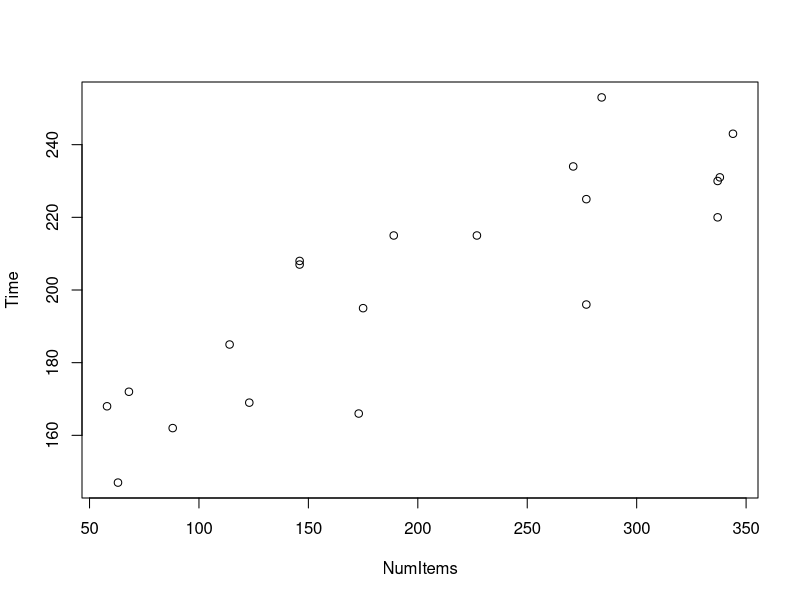
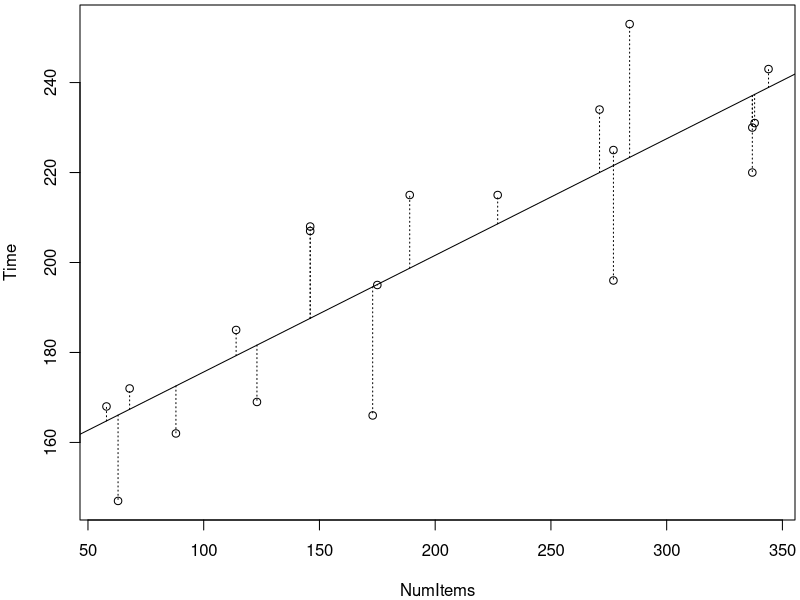
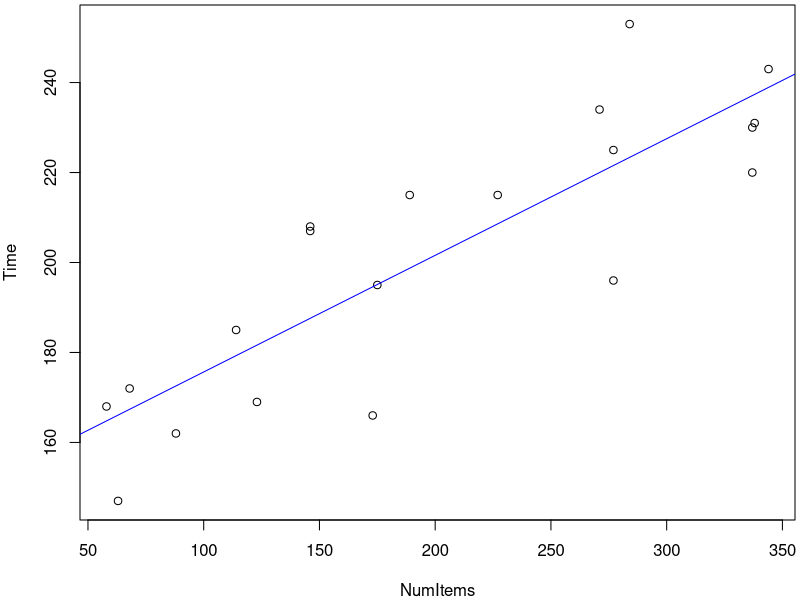
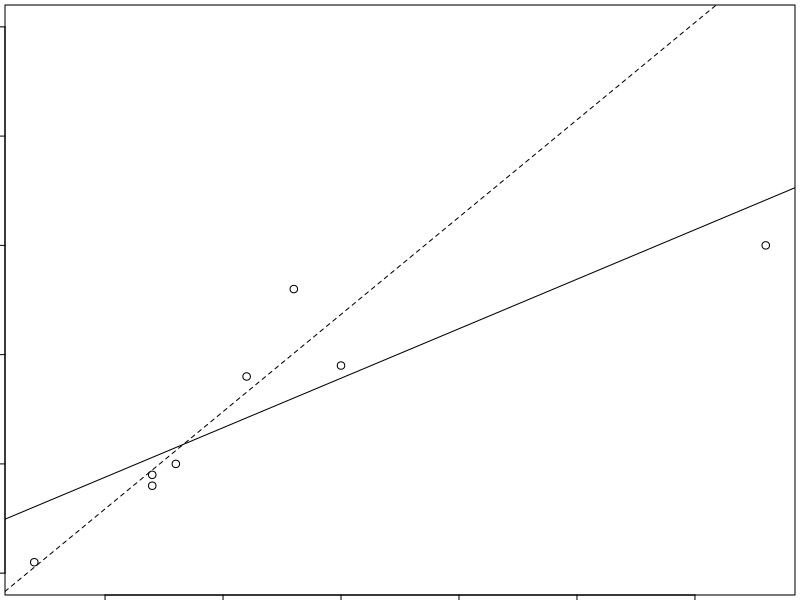
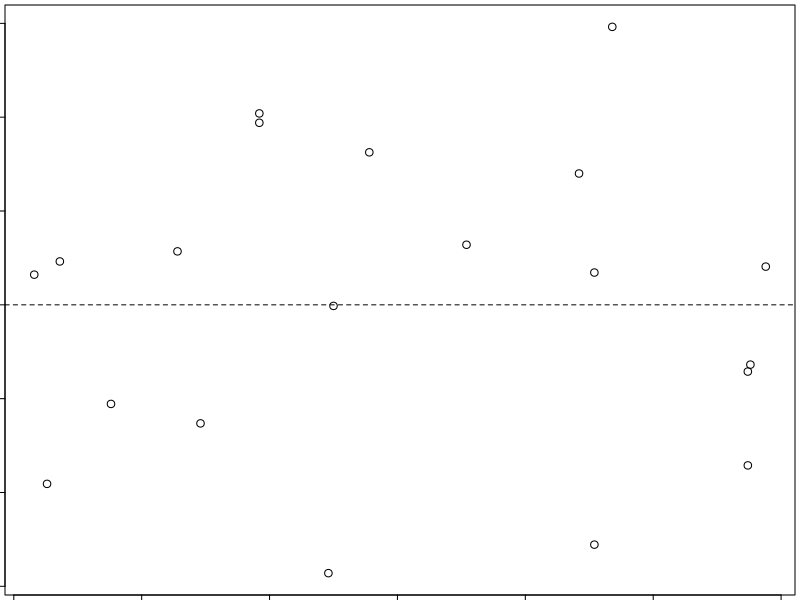
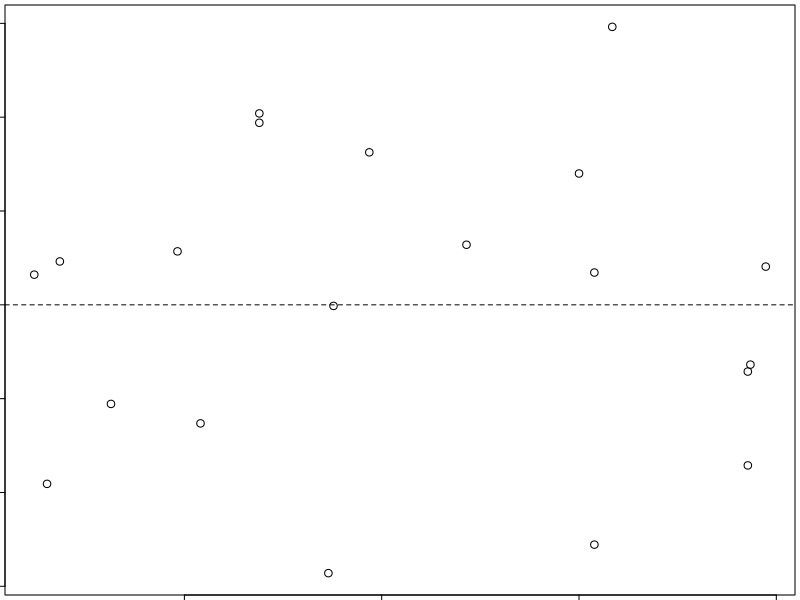
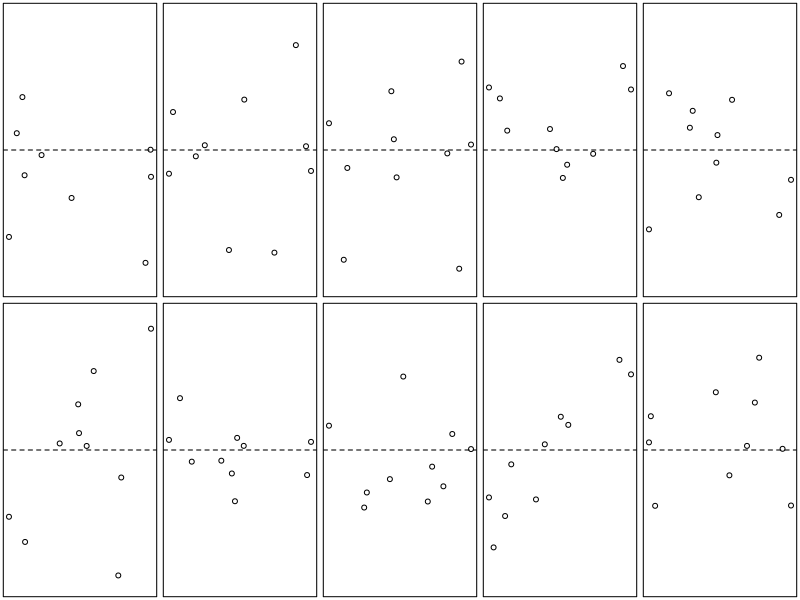
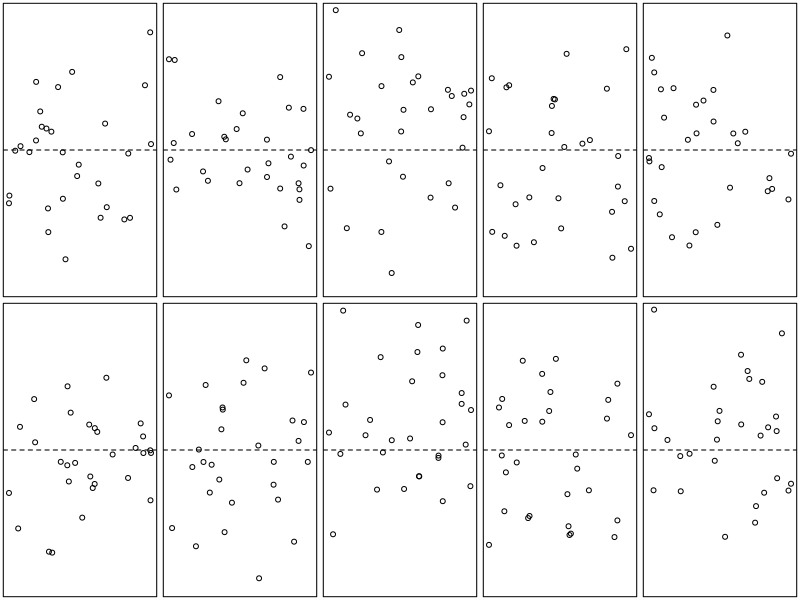

Recreate these plots in R, in order.
## ---- chunk 1
# use for beamer
knitr::opts_chunk$set(fig.width=4, fig.height=3, fig.align='center',warning=FALSE, message=FALSE)
library(knitr)
library(car)
# use for word
# knitr::opts_chunk$set(fig.width=4, fig.height=3,warning=FALSE, message=FALSE)

# save par defaults
.pardefaults <- par()

# Ott 11.45
dose <- rep(c(2,4,8,16,32,64),c(3,2,2,3,2,3))
strength <- c(5,7,3,10,14,15,17,20,21,19,23,29,28,31,30)
drug <- data.frame(dose,strength)
# Ott 11.12
speed <- rep(c(60,80,100,120,140),each=4)
lifetime <- .1*c(46,38,49,45,47,58,55,54,50,45,32,48,41,45,40,38,36,30,35,34) 
drills <- data.frame(speed,lifetime)

# example is from these lecture notes
# http://scc.stat.ucla.edu/page_attachments/0000/0139/reg_1.pdf
#
# data is from Simon Sheather book "A Modern Approach to Regression with R"
#production <- read.table("http://www.stat.tamu.edu/~sheather/book/docs#/datasets/production.txt", header=T, sep="")
production <- read.table('./production.txt',header=T,sep="")
production <- production[,c(3,2)]
names(production)<-c("NumItems","Time")
## ---- chunk 2
head(production)
## ---- chunk 3
with(production,plot(NumItems,Time))
## ---- chunk 4
with(production, cor.test( NumItems, Time)$estimate )
## ---- chunk 5
linear.model <- lm(Time~NumItems,data=production)
fits <- linear.model$fitted
par(mar=c(4,4,.25,.25))
with(production,plot(NumItems,Time))
abline(linear.model)
segments(x0=production$NumItems,y0=fits,x1=production$NumItems,y1=production$Time,lty="dotted")
## ---- chunk 6
# this is just tricks to trim the output to fit on one slide
linear.model <- with( production, lm( Time ~ NumItems ) )
require(utils)
tmp <- noquote( 
  capture.output( 
    summary(linear.model)
    )
  )
write.table(tmp[9:12],quote=F,row.names=F,col.names=F)
## ---- chunk 7
with( production, plot( NumItems, Time) )
abline( linear.model, col = 'blue' )
## ---- chunk 8
linear.model$coef[1]
linear.model$coef[2]
## ---- chunk 9
new <- data.frame( NumItems = seq(50,350,by=50) )
new$Time <- predict( linear.model, new )
new
## ---- chunk 10
par(mar=c(.25,.25,.25,.25),mfrow=c(1,1))
## ---- chunk 11
x <- c(2,7,7,8,11,13,15,33); y <- c(1,9,8,10,18,26,19,30)
plot( x, y, ylim=c(0,50) )
mod1 <- lm( y~x ); mod2 <- lm( y[-8] ~ x[-8] )
abline(mod1); abline(mod2,lty='dashed')
## ---- chunk 12
resids <- linear.model$resid # extract residuals from model
NumItems <- production$NumItems
Time <- production$Time
TimeFit <- linear.model$fitted.values
## ---- chunk 13
plot(NumItems,resids); abline(h=0,lty='dashed')
## ---- chunk 14
plot(TimeFit, resids); abline( h=0, lty='dashed')
## ---- chunk 15
n <- 10
par(mfrow=c(2,5))
par(mar=c(.25,.25,.25,.25))
for (i in 1:10){
  x <- runif(n)
  y <- rnorm(n)
  plot(x,y,xaxt='n',yaxt='n',ylim=c(-2.5,2.5)); abline( h = 0, lty='dashed',xaxt='n',yaxt='n')
}
par(mfrow=c(1,1))
## ---- chunk 16
n <- 30
par(mfrow=c(2,5))
par(mar=c(.25,.25,.25,.25))
for (i in 1:10){
  x <- runif(n)
  y <- rnorm(n)
  plot(x,y,xaxt='n',yaxt='n',ylim=c(-2.5,2.5)); abline( h = 0, lty='dashed',xaxt='n',yaxt='n')
}
par(mfrow=c(1,1))
## ---- chunk 17
n <- 100
par(mfrow=c(2,5))
par(mar=c(.25,.25,.25,.25))
for (i in 1:10){
  x <- runif(n)
  y <- rnorm(n)
  plot(x,y,xaxt='n',yaxt='n',ylim=c(-2.5,2.5)); abline( h = 0, lty='dashed',xaxt='n',yaxt='n')
}
par(mfrow=c(1,1))
## ---- chunk 18
par(mfrow=c(2,2))
par(mar=c(.25,.25,.25,.25))
n <- 100

# fanning
x <- sort(10*runif(n))
y <- rnorm(n)*x
plot(x,y,xaxt='n',yaxt='n'); abline(h=0,lty='dashed')

# fanning other direction with curvature
x <- sort(10*runif(n))
y <- rnorm(n)*((10-x)/2.5)^2
plot(x,y,xaxt='n',yaxt='n'); abline(h=0,lty='dashed')

# fanning
x <- sort(10*runif(n))
y <- rnorm(n)*sqrt(x)
plot(x,y,xaxt='n',yaxt='n'); abline(h=0,lty='dashed')

# fanning
x <- sort(10*runif(n))
y <- rnorm(n)*(5-abs(5-x))
plot(x,y,xaxt='n',yaxt='n'); abline(h=0,lty='dashed')

## ---- chunk 19

n <- 10
par(mfrow=c(2,5))
par(mar=c(.25,.25,.25,.25))
for (i in 1:10){
  x <- sort(runif(n))
  y <- rnorm(n)*x
  plot(x,y,xaxt='n',yaxt='n',ylim=c(-1.5,1.5)); abline( h = 0, lty='dashed',xaxt='n',yaxt='n')
}
par(mfrow=c(1,1))
## ---- chunk 20

n <- 30
par(mfrow=c(2,5))
par(mar=c(.25,.25,.25,.25))
for (i in 1:10){
  x <- sort(runif(n))
  y <- rnorm(n)*x
  plot(x,y,xaxt='n',yaxt='n',ylim=c(-1.5,1.5)); abline( h = 0, lty='dashed',xaxt='n',yaxt='n')
}
par(mfrow=c(1,1))
## ---- chunk 21

n <- 100
par(mfrow=c(2,5))
par(mar=c(.25,.25,.25,.25))
for (i in 1:10){
  x <- sort(runif(n))
  y <- rnorm(n)*x
  plot(x,y,xaxt='n',yaxt='n',ylim=c(-1.5,1.5)); abline( h = 0, lty='dashed',xaxt='n',yaxt='n')
}
par(mfrow=c(1,1))
## ---- chunk 22
require(lmtest) # install if needed
bptest(linear.model)
## ---- chunk 23
n <- 100
x <- 10*runif(100)
err <- rnorm(n)
err.sort <- sort(err)
for (i in 1:10){
  ind <- ((i-1)*10 + 1):(i*10)
  err.sort[ind]<-sample(err.sort[ind],replace=F)
}
y <- 2*x-1+err
y.sort <- 2*x-1+err.sort
res <- lm(y~x)$resid
res.sort <- lm(y.sort~x)$resid
par(mfrow=c(2,2))
par(mar=c(1.8,1.8,1.8,1.8)*1.3)
par(oma=c(1,1,0,0),
    mgp=c(1.5,.75,0))
plot(x,y,xlab='explanatory',ylab='response',mar=c(1.8,1.8,0,1.8))
plot(1:n,y,xlab='observation number',ylab='response',mar=c(1.8,1.8,0,0))
plot(1:n,x,xlab='observation number',ylab='explanatory',mar=c(1.8,1.8,1.8,1.8))
plot(1:n,res,xlab='observation number',ylab='residual',mar=c(1.8,1.8,1.8,0))
## ---- chunk 24
par(mfrow=c(2,2))
par(mar=c(1.8,1.8,1.8,1.8)*1.3)
par(oma=c(1,1,0,0),
    mgp=c(1.5,.75,0))
plot(x,y.sort,xlab='explanatory',ylab='response',mar=c(1.8,1.8,0,1.8))
plot(1:n,y.sort,xlab='observation number',ylab='response',mar=c(1.8,1.8,0,0))
plot(1:n,x,xlab='observation number',ylab='explanatory',mar=c(1.8,1.8,1.8,1.8))
plot(1:n,res.sort,xlab='observation number',ylab='residual',mar=c(1.8,1.8,1.8,0))
## ---- chunk 25
par(mar=c(4,4,.2,.25))
## ---- chunk 26
par(mfrow=c(1,2)); hist( resids); qqnorm( resids); qqline( resids)
## ---- chunk 27
confint(linear.model)
## ---- chunk 28
with(production, cor.test( NumItems, Time)$conf.int )
## ---- chunk 29
# this is just tricks to trim the output to fit on one slide
linear.model <- with( production, lm( Time ~ NumItems ) )
require(utils)
tmp <- noquote( 
  capture.output( 
    summary(linear.model)
    )
  )
write.table(tmp[9:12],quote=F,row.names=F,col.names=F)
## ---- chunk 30
# this is just tricks to trim the output to fit on one slide
linear.model <- with( production, lm( Time ~ NumItems ) )
require(utils)
tmp <- noquote( 
  capture.output( 
    summary(linear.model)
    )
  )
write.table(tmp[17],quote=F,row.names=F,col.names=F)
## ---- chunk 31
linear.model <- with( production, lm( Time ~ NumItems ) )
anova(linear.model)
## ---- chunk 32
x <- data.frame( NumItems = 300 )
predict( linear.model, x , interval="confidence")
## ---- chunk 33
x <- data.frame( NumItems = 300 )
predict( linear.model, x , interval="prediction")
## ---- chunk 34
par(mar=c(2.5,4,.15,.15))
xplot <- data.frame( NumItems = seq( 50, 350, length=301) )
fittedC <- predict(linear.model,xplot,interval="confidence")
fittedP <- predict(linear.model,xplot,interval="prediction")

# scatterplot
ylimits <- c(min(fittedP[,"lwr"]),max(fittedP[,"upr"]))
par(las=1)
plot(NumItems,Time,ylim=ylimits,xaxt='n',yaxt='n',xlab='')
axis(2,mgp=c(3,.5,0))
axis(1,mgp=c(3,.3,0))
mtext(side=1,text='NumItems',line=1.5)
#mtext(side=2,text='Time',line=1.5)
abline(linear.model)
             
# plot the confidence and prediction bands
lines(xplot[,1], fittedC[, "lwr"], lty = "dashed", col='darkgreen',lwd=2)
lines(xplot[,1], fittedC[, "upr"], lty = "dashed", col='darkgreen',lwd=2)
lines(xplot[,1], fittedP[, "lwr"], lty = "dotted", col='blue',lwd=2)
lines(xplot[,1], fittedP[, "upr"], lty = "dotted", col='blue',lwd=2)

lines(xplot[201,1]*c(1,1),fittedP[201,c(2,3)],col="red",lty="dotted",lwd=2)
## ---- chunk 35
dose <- rep(c(2,4,8,16,32,64),c(3,2,2,3,2,3))
strength <- c(5,7,3,10,14,15,17,20,21,19,23,29,28,31,30)
drug <- data.frame(dose,strength); mod <- lm(strength~dose)
plot(dose,strength); abline(mod)
## ---- chunk 36
# this is just tricks to trim the output to fit on one slide
drug.model <- with( drug, lm( strength ~ dose ) )
require(utils)
tmp <- noquote( 
  capture.output( 
    summary(drug.model)
    )
  )
write.table(tmp[17],quote=F,row.names=F,col.names=F)
## ---- chunk 37
drug.model.full <- with( drug, lm( strength ~ factor(dose) ) )
with( drug, plot(dose, strength) )
abline( drug.model, col = 'blue', lwd = 2)
points( drug$dose, drug.model.full$fitted, type='b', col='darkgreen', lwd=2, pch=22 )
## ---- chunk 38
drug.model <- with( drug, lm( strength ~ dose ) )
drug.model.full <- with( drug, lm( strength ~ factor(dose) ) )
anova( drug.model, drug.model.full )
## ---- chunk 39
with( drug, plot( log(dose), strength) )
## ---- chunk 40
drug.model.logx <- with( drug, lm( strength ~ log(dose) ) )
(b0 <- drug.model.logx$coef[1])
(b1 <- drug.model.logx$coef[2])
## ---- chunk 41
with( drug, plot( dose, strength) )
points( dose, b0 + b1* log(dose), type = 'l')
## ---- chunk 42
anova( drug.model.logx, drug.model.full )
